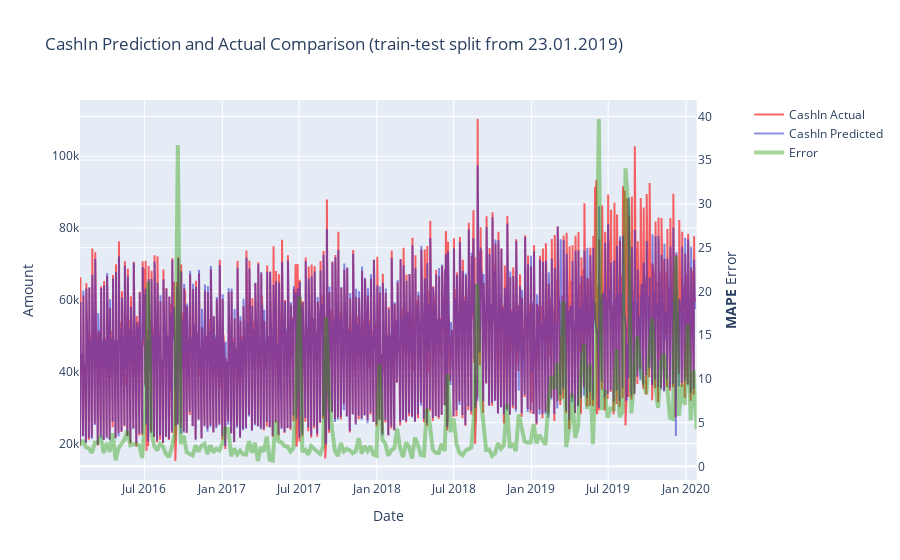

Here is the notebook cell this chart was saved with:
### Code cell
draw_model_error(forest, X, y, split_from=X_train.index[-1])

### Figure 1 — Plotly figure (JSON) as saved in the notebook; plotly's stock layout.template omitted (floating-point values rounded to 4 significant figures; data arrays with more than 128 entries replaced by an {"elided": "..."} marker saying what was removed)
{"data": [{"line": {"color": "rgba(255,0,0,0.6)"}, "name": "CashIn Actual", "type": "scatter", "x": {"elided": "1453 str values"}, "xaxis": "x", "y": {"elided": "1453 float values"}, "yaxis": "y"}, {"line": {"color": "rgba(30,30,200,0.5)"}, "name": "CashIn Predicted", "type": "scatter", "x": {"elided": "1453 str values"}, "xaxis": "x", "y": {"elided": "1453 float values"}, "yaxis": "y"}, {"line": {"color": "rgba(34, 155, 0, 0.4)", "width": 4}, "name": "Error", "type": "scatter", "x": {"elided": "209 str values"}, "xaxis": "x", "y": {"elided": "209 float values"}, "yaxis": "y2"}], "layout": {"title": {"text": "CashIn Prediction and Actual Comparison (train-test split from 23.01.2019)"}, "xaxis": {"anchor": "y", "domain": [0, 0.94], "title": {"text": "Date"}}, "yaxis": {"anchor": "x", "domain": [0, 1], "title": {"text": "Amount"}}, "yaxis2": {"anchor": "x", "overlaying": "y", "side": "right", "title": {"text": "<b>MAPE</b> Error"}}}}
